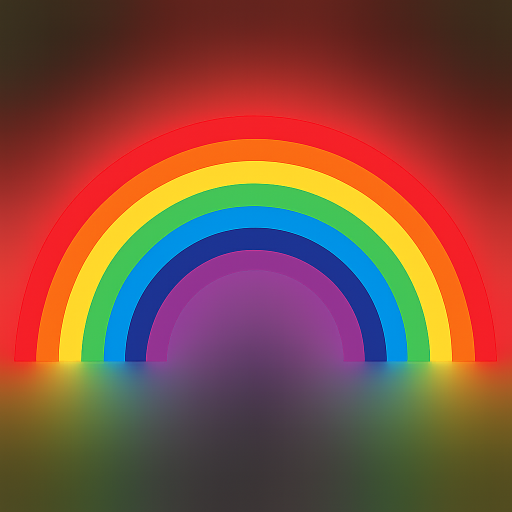
#> input picture rainbow.png, 1024 x 1024 px (shown at 1/2 size)
$ python rainbowresizer.py
#> lines starting #> are read from the running program, lines starting #| are printed output that depends on the picture
import cv2

image = cv2.imread("rainbow.png", cv2.IMREAD_UNCHANGED)
#> image is the input picture: shape (1024, 1024, 4); mean B, G, R, A 63.4, 78.5, 129.2, 78.1
image = cv2.resize(image, (600, 400))
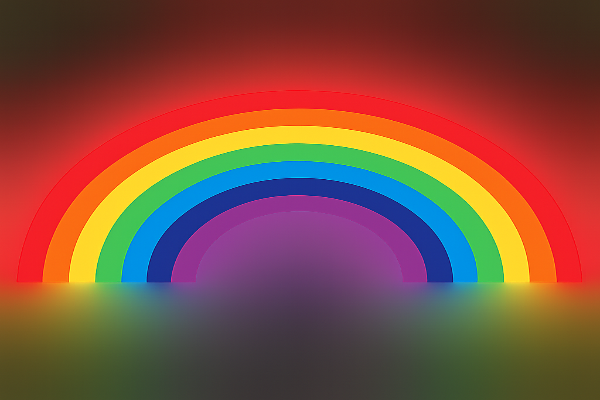
#> image: shape (400, 600, 4); mean B, G, R, A 63.3, 78.4, 129.1, 78.1

cv2.namedWindow("rainbow")
cv2.imshow("rainbow", image)
cv2.waitKey(0)
cv2.destroyAllWindows()
